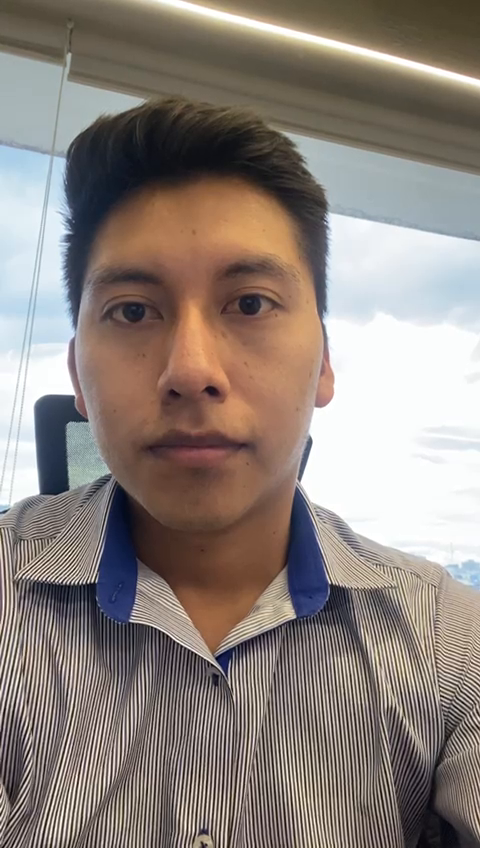
#> input picture frame 46 of recursos_reconocimiento_facial/Videos/Orlando.mp4, 480 x 848 px
$ python almacenando_rostros.py
#> lines starting #> are read from the running program, lines starting #| are printed output that depends on the picture; after the words box and inside, x2 and y2 are one past the last pixel; in counts of white or black regions, pixels touching at a corner belong together
import cv2
import os
import imutils
import datetime

start_time = datetime.datetime.now()
print(f'Iniciando el proceso: {start_time.strftime("%Y-%m-%d %H:%M:%S")}')

personName = 'Orlando'
dataPath = 'recursos_reconocimiento_facial/Data'
personPath = dataPath + '/' + personName

if not os.path.exists(personPath):
    print('Carpeta creada: ', personPath)
    os.makedirs(personPath)

# cap = cv2.VideoCapture(0, cv2.CAP_DSHOW)
# Descomentar para capturar registros de un video.
cap = cv2.VideoCapture('recursos_reconocimiento_facial/Videos/'+personName+'.mp4')

faceClassif = cv2.CascadeClassifier(cv2.data.haarcascades +
                                    'haarcascade_frontalface_default.xml')
count = 0

while True:
    ret, frame = cap.read()
#> frame is the input picture: shape (848, 480, 3); mean B, G, R 125, 131.2, 141.7
    if not ret: break

    frame = imutils.resize(frame, width=640)
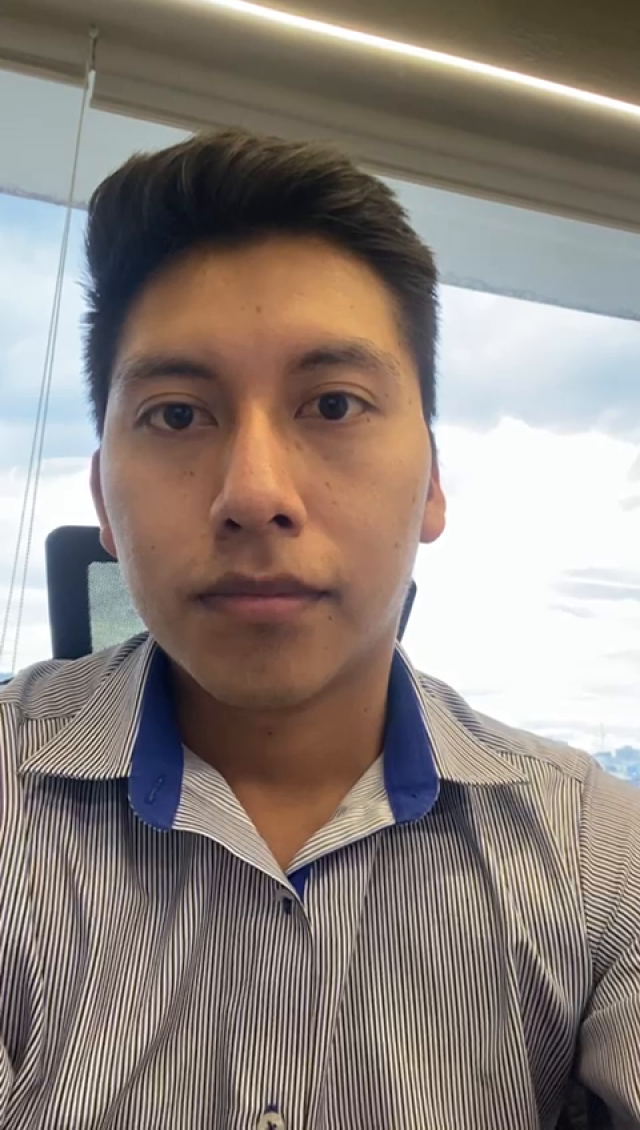
#> frame: shape (1130, 640, 3); mean B, G, R 124.9, 131.1, 141.6
    gray = cv2.cvtColor(frame, cv2.COLOR_BGR2GRAY)
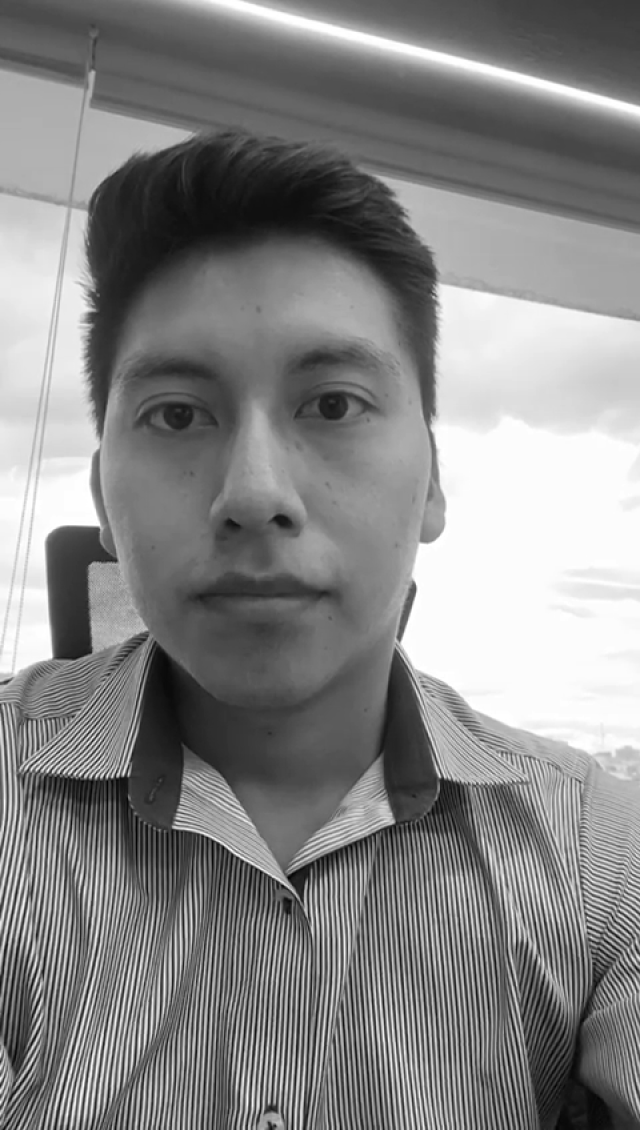
#> gray: shape (1130, 640); min 1, max 255, mean 133.5
    auxFrame = frame.copy()

    faces = faceClassif.detectMultiScale(gray, 1.3, 5)
#> faces = [[50, 246, 425, 425]]

    for (x, y, w, h) in faces:
        cv2.rectangle(frame, (x, y), (x + w, y + h), (0, 255, 0), 2)
        rostro = auxFrame[y:y + h, x:x + w]
        rostro = cv2.resize(rostro, (150, 150), interpolation=cv2.INTER_CUBIC)
        cv2.imwrite(personPath + '/rotro_{}.jpg'.format(count), rostro)
        count = count + 1
#> this loop made 1 pass
#> (x, y, w, h, count) on pass 1: (50, 246, 425, 425, 1)
#> pass 1, `rostro = auxFrame[y:y + h, x:x + w]`:
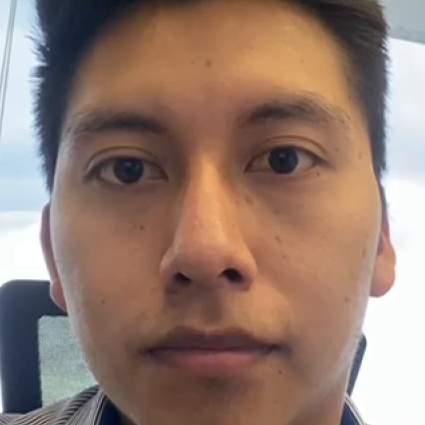
#> rostro: shape (425, 425, 3); mean B, G, R 112.2, 123.5, 147.9
#> after the loop:
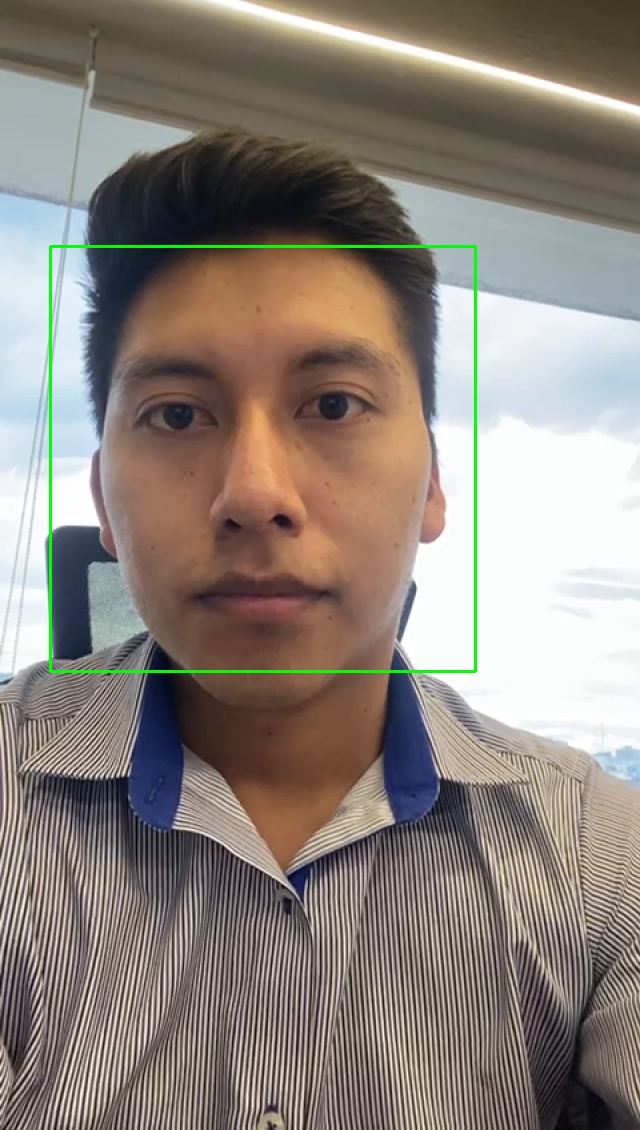
#> frame: shape (1130, 640, 3); 0.7% of pixels changed, all inside (x1, y1, x2, y2) = (49, 245, 477, 673)
#> after the loop, count = 1

    cv2.imshow('frame', frame)

    k = cv2.waitKey(1)
#> (key Esc is pressed here)
    if k == 27 or count >= 300:
        break

cap.release()
cv2.destroyAllWindows()

# Al final del código
end_time = datetime.datetime.now()
print(f'Proceso terminado: {end_time.strftime("%Y-%m-%d %H:%M:%S")}')

$ run again, starting later in the video
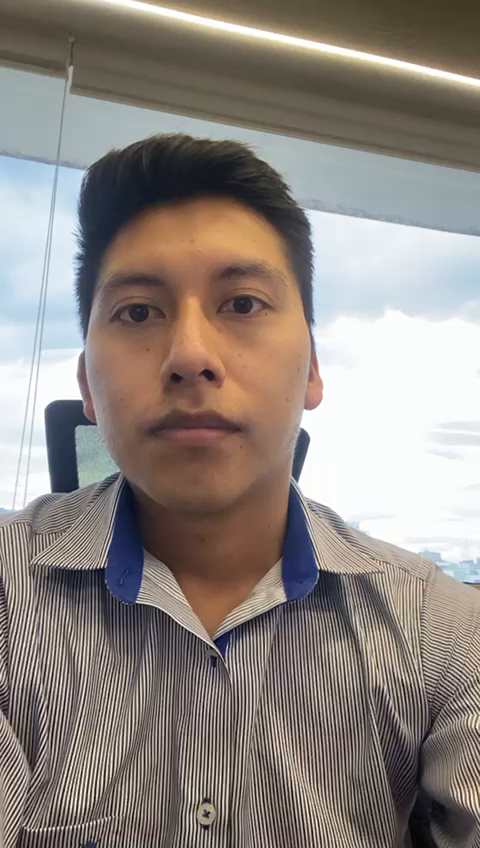
#> input picture frame 207 of recursos_reconocimiento_facial/Videos/Orlando.mp4, 480 x 848 px
#> frame is the input picture: shape (848, 480, 3); mean B, G, R 129, 134.6, 142.9
#> faces = [[71, 262, 375, 375]]
#> the loop `for (x, y, w, h) in faces:` made 1 pass
#> (x, y, w, h, count) on pass 1: (71, 262, 375, 375, 1)
#> pass 1, `rostro = auxFrame[y:y + h, x:x + w]`:
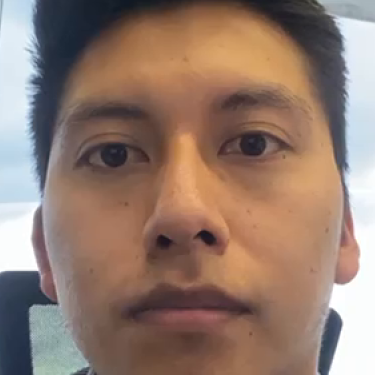
#> rostro: shape (375, 375, 3); mean B, G, R 110.7, 122.9, 147
#> after the loop `for (x, y, w, h) in faces:`:
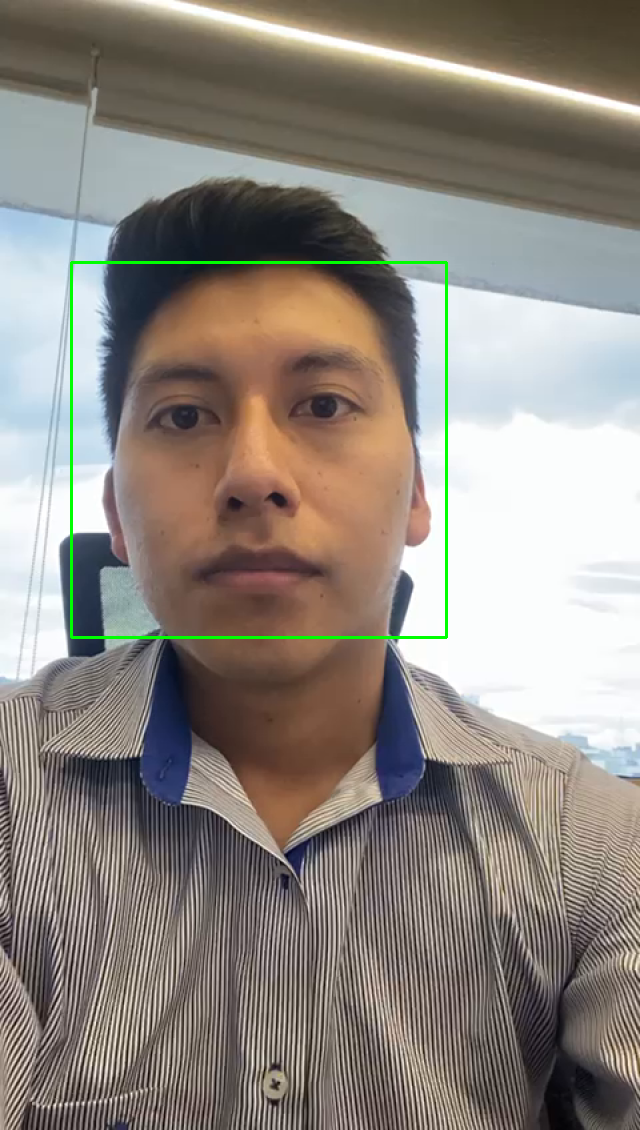
#> frame: shape (1130, 640, 3); mean B, G, R 128, 135.1, 141.9
#> after the loop `for (x, y, w, h) in faces:`: count = 1

$ run again, starting later in the video
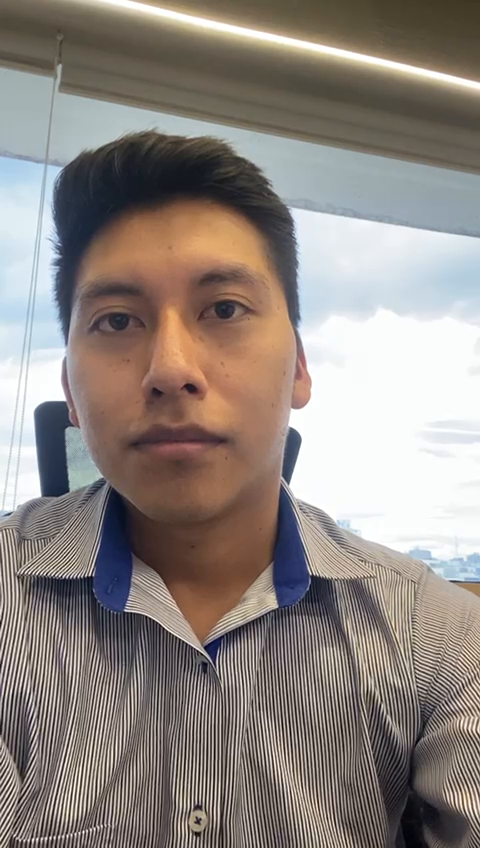
#> input picture frame 368 of recursos_reconocimiento_facial/Videos/Orlando.mp4, 480 x 848 px
#> frame is the input picture: shape (848, 480, 3); mean B, G, R 129.7, 134.9, 143.8
#> faces = [[34, 267, 390, 390]]
#> the loop `for (x, y, w, h) in faces:` made 1 pass
#> (x, y, w, h, count) on pass 1: (34, 267, 390, 390, 1)
#> pass 1, `rostro = auxFrame[y:y + h, x:x + w]`:
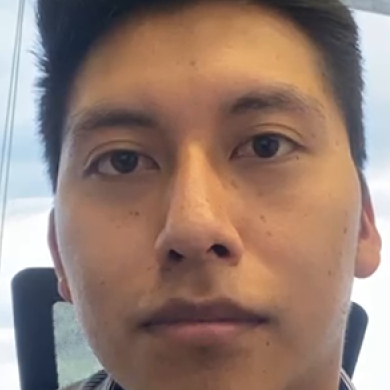
#> rostro: shape (390, 390, 3); mean B, G, R 113.8, 124.5, 148.8
#> after the loop `for (x, y, w, h) in faces:`:
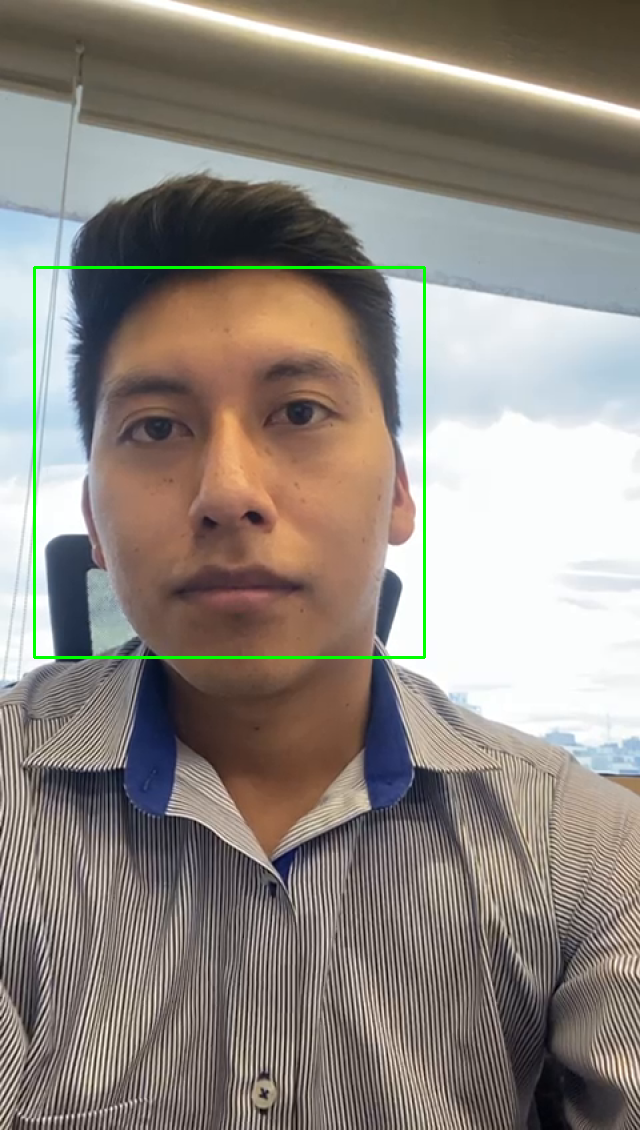
#> frame: shape (1130, 640, 3); mean B, G, R 128.5, 135.4, 142.6
#> after the loop `for (x, y, w, h) in faces:`: count = 1
